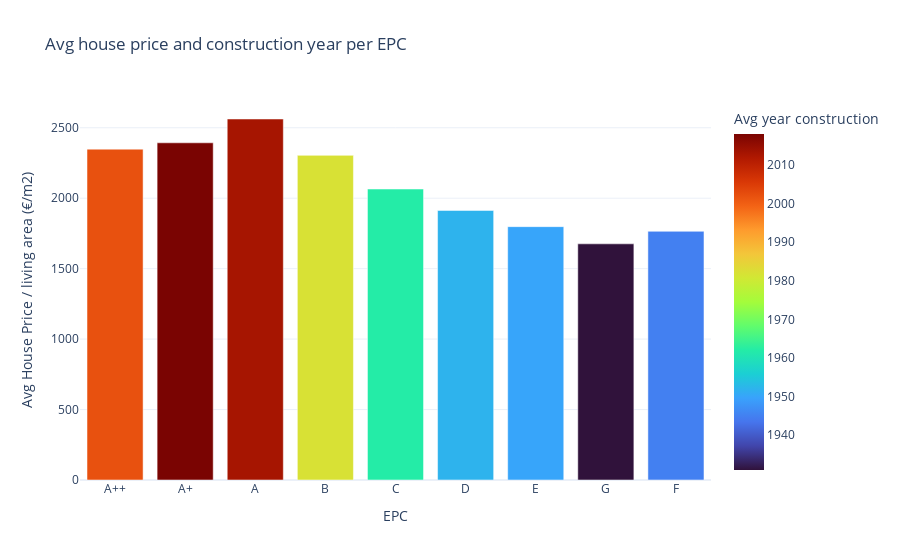

This figure's notebook cell:
### Code cell
# Selecting only columns with EPC correctly inputed
mask_epc = price_no_outliers['epc'].isin(["A++", "A+", "A", "B", "C", "D", "E", "F", "G"])
compare_epc= price_no_outliers[mask_epc]

# Grouping interesting variables per EPC type
compare_epc = compare_epc.groupby('epc', as_index=False)[["Price per Living Area",'construction_year','Price per Total Area']].mean().round()

# Starts bar plot to compare EPC, average pricing and construction year
fig = px.bar(compare_epc, x='epc', y='Price per Living Area', color='construction_year', title="Avg house price and construction year per EPC", labels = {'Price per Living Area':'Avg House Price / living area (€/m2)', 'epc': "EPC", "construction_year": "Avg year construction"}, color_continuous_scale = 'Turbo')
fig.update_xaxes(categoryorder='array', categoryarray= ['A++', 'A+', 'A', 'B', 'C', 'D', 'E', 'G'])
fig.show()

### Figure 1 — Plotly figure (JSON) as saved in the notebook; plotly's stock layout.template omitted (floating-point values rounded to 4 significant figures)
{"data": [{"alignmentgroup": "True", "hovertemplate": "EPC=%{x}<br>Avg House Price / living area (€/m2)=%{y}<br>Avg year construction=%{marker.color}<extra></extra>", "legendgroup": "", "marker": {"color": [2013, 2018, 2002, 1982, 1962, 1952, 1950, 1945, 1931], "coloraxis": "coloraxis", "pattern": {"shape": ""}}, "name": "", "offsetgroup": "", "orientation": "v", "showlegend": false, "textposition": "auto", "type": "bar", "x": ["A", "A+", "A++", "B", "C", "D", "E", "F", "G"], "xaxis": "x", "y": [2562, 2393, 2348, 2304, 2065, 1913, 1798, 1765, 1676], "yaxis": "y"}], "layout": {"barmode": "relative", "coloraxis": {"colorbar": {"title": {"text": "Avg year construction"}}, "colorscale": [[0, "#30123b"], [0.07143, "#4145ab"], [0.1429, "#4675ed"], [0.2143, "#39a2fc"], [0.2857, "#1bcfd4"], [0.3571, "#24eca6"], [0.4286, "#61fc6c"], [0.5, "#a4fc3b"], [0.5714, "#d1e834"], [0.6429, "#f3c63a"], [0.7143, "#fe9b2d"], [0.7857, "#f36315"], [0.8571, "#d93806"], [0.9286, "#b11901"], [1, "#7a0402"]]}, "legend": {"tracegroupgap": 0}, "title": {"text": "Avg house price and construction year per EPC"}, "xaxis": {"anchor": "y", "categoryarray": ["A++", "A+", "A", "B", "C", "D", "E", "G"], "categoryorder": "array", "domain": [0, 1], "title": {"text": "EPC"}}, "yaxis": {"anchor": "x", "domain": [0, 1], "title": {"text": "Avg House Price / living area (€/m2)"}}}}
